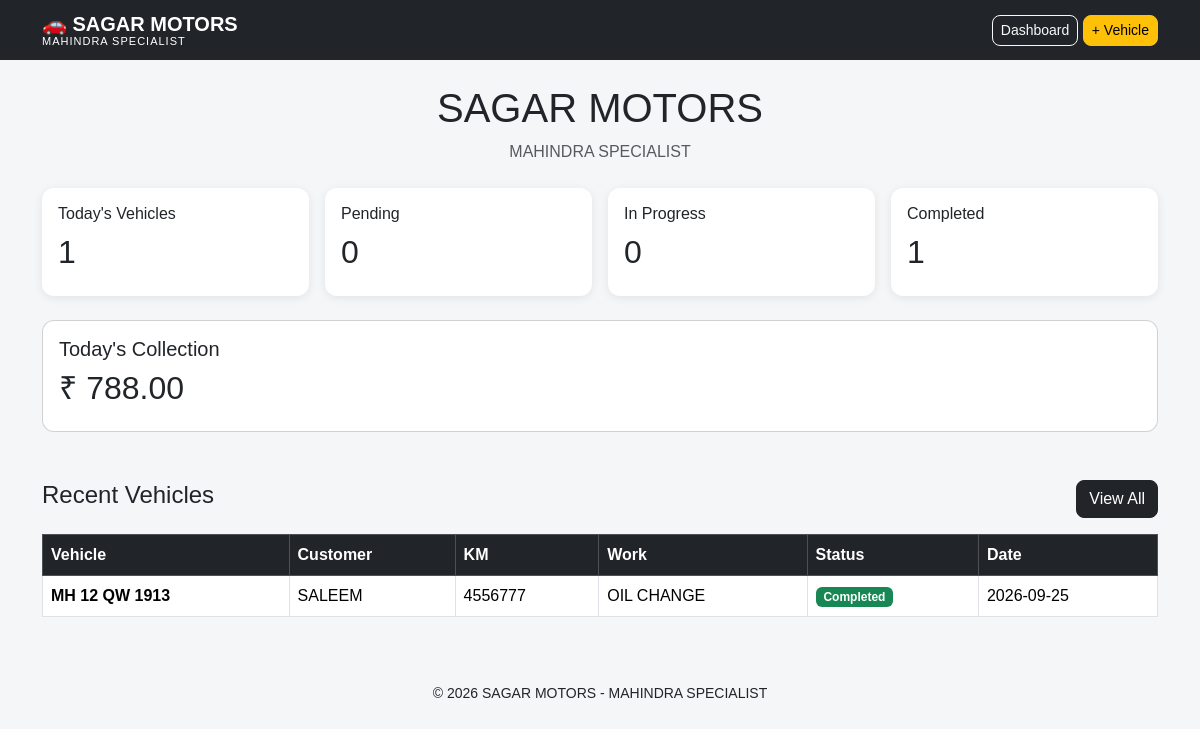
The page / on the database its author committed.
### tables this page shows
CREATE TABLE vehicles (
            id INTEGER PRIMARY KEY AUTOINCREMENT,
            vehicle_number TEXT NOT NULL,
            customer_name TEXT NOT NULL,
            mobile TEXT,
            vehicle_model TEXT,
            km INTEGER,
            problem TEXT,
            work_done TEXT,
            mechanic TEXT,
            status TEXT DEFAULT 'Pending',
            amount REAL DEFAULT 0,
            remarks TEXT,
            date TEXT NOT NULL,
            time_in TEXT NOT NULL,
            time_out TEXT
        );

### app.py (the view)
@app.route("/")
def dashboard():
    conn = get_db_connection()
    today = datetime.now().strftime("%Y-%m-%d")
    total_today = conn.execute(
        "SELECT COUNT(*) FROM vehicles WHERE date = ?",
        (today,)
    ).fetchone()[0]
    pending = conn.execute(
        "SELECT COUNT(*) FROM vehicles WHERE status = 'Pending'"
    ).fetchone()[0]
    in_progress = conn.execute(
        "SELECT COUNT(*) FROM vehicles WHERE status = 'In Progress'"
    ).fetchone()[0]
    completed = conn.execute(
        "SELECT COUNT(*) FROM vehicles WHERE status = 'Completed'"
    ).fetchone()[0]
    collection = conn.execute(
        "SELECT SUM(amount) FROM vehicles WHERE date = ? AND status = 'Completed'",
        (today,)
    ).fetchone()[0]
    collection = collection if collection else 0
    recent = conn.execute("""
        SELECT *
        FROM vehicles
        ORDER BY id DESC
        LIMIT 10
    """).fetchall()
    conn.close()
    return render_template(
        "dashboard.html",
        total_today=total_today,
        pending=pending,
        in_progress=in_progress,
        completed=completed,
        collection=collection,
        recent=recent
    )

### app.py (called while the page is built)
def get_db_connection():
    conn = sqlite3.connect(DATABASE)
    conn.row_factory = sqlite3.Row
    return conn

### templates/dashboard.html (shortened to what this page needs)
{% extends "base.html" %}
{% block content %}
<div class="text-center mb-4">
    <h1>SAGAR MOTORS</h1>
    <p class="text-muted">
        MAHINDRA SPECIALIST
    </p>
</div>
<div class="row g-3">
    <div class="col-6 col-md-3">
        <div class="card dashboard-card">
            <div class="card-body">
                <h6>Today's Vehicles</h6>
                <h2>{{ total_today }}</h2>
            </div>
        </div>
    </div>
    <div class="col-6 col-md-3">
        <div class="card dashboard-card">
            <div class="card-body">
                <h6>Pending</h6>
                <h2>{{ pending }}</h2>
            </div>
        </div>
    </div>
    <div class="col-6 col-md-3">
        <div class="card dashboard-card">
            <div class="card-body">
                <h6>In Progress</h6>
                <h2>{{ in_progress }}</h2>
            </div>
        </div>
    </div>
    <div class="col-6 col-md-3">
        <div class="card dashboard-card">
            <div class="card-body">
                <h6>Completed</h6>
                <h2>{{ completed }}</h2>
            </div>
        </div>
    </div>
</div>
<div class="card mt-4">
    <div class="card-body">
        <h5>Today's Collection</h5>
        <h2>₹ {{ "%.2f"|format(collection) }}</h2>
    </div>
</div>
<div class="d-flex justify-content-between align-items-center mt-5 mb-3">
    <h4>Recent Vehicles</h4>
    <a
        href="{{ url_for('vehicles') }}"
        class="btn btn-dark">
        View All
    </a>
</div>
<div class="table-responsive">
<table class="table table-bordered table-hover">
<thead class="table-dark">
<tr>
<th>Vehicle</th>
<th>Customer</th>
<th>KM</th>
<th>Work</th>
<th>Status</th>
<th>Date</th>
</tr>
</thead>
<tbody>
{% for vehicle in recent %}
<tr>
<td>
    <strong>{{ vehicle["vehicle_number"] }}</strong>
</td>
<td>
    {{ vehicle["customer_name"] }}
</td>
<td>
    {{ vehicle["km"] }}
</td>
<td>
    {{ vehicle["problem"] }}
</td>
<td>
{% if vehicle["status"] == "Completed" %}
<span class="badge bg-success">
Completed
</span>
{% elif vehicle["status"] == "In Progress" %}
<span class="badge bg-warning text-dark">
In Progress
</span>
{% else %}
<span class="badge bg-danger">
Pending
</span>
{% endif %}
</td>
<td>
    {{ vehicle["date"] }}
</td>
</tr>
{% else %}
<tr>
<td colspan="6" class="text-center">
    No vehicle records yet.
</td>
</tr>
{% endfor %}
</tbody>
</table>
</div>
{% endblock %}

### static/style.css (style rules this page uses)
body { background-color: #f5f6f8; font-family: Arial, sans-serif; }
.dashboard-card { border: none; border-radius: 12px; box-shadow: 0 2px 10px rgba(0, 0, 0, 0.08); }
.dashboard-card h2 { margin-top: 10px; }
.card { border-radius: 12px; }
.btn { border-radius: 8px; }
table { background-color: white; }

### rows shown on the page
vehicles: vehicle_number "MH 12 QW 1913", customer_name "SALEEM", km "4556777", problem "OIL CHANGE", status "Completed", date "2026-09-25"

### other values the page prints
{{ total_today }} "1"
{{ pending }} "0"
{{ in_progress }} "0"
{{ completed }} "1"
{{ "%.2f"|format(collection) }} "788.00"
